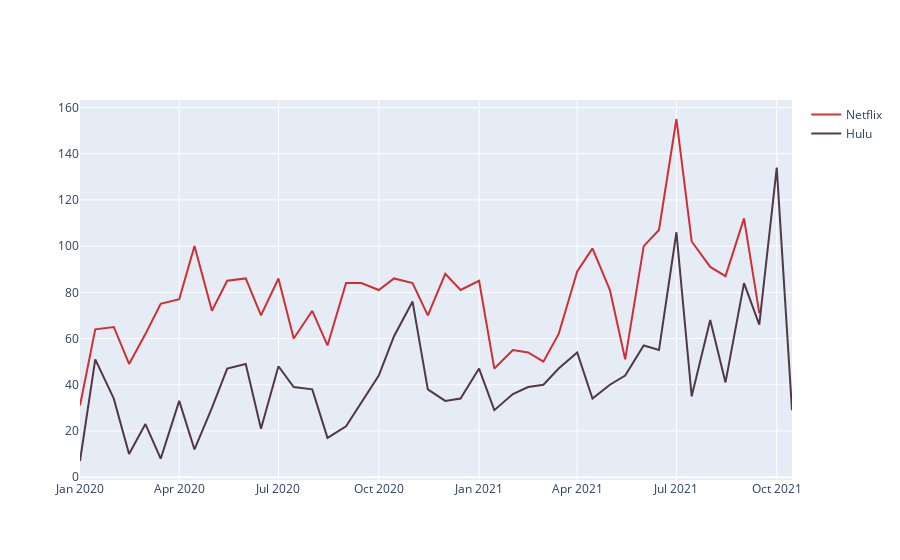

Notebook source saved alongside this figure:
### Code cell
#HULU Y NETFLIX

data=[trace1,trace2]
fig=go.Figure(data=data)
iplot(fig)
